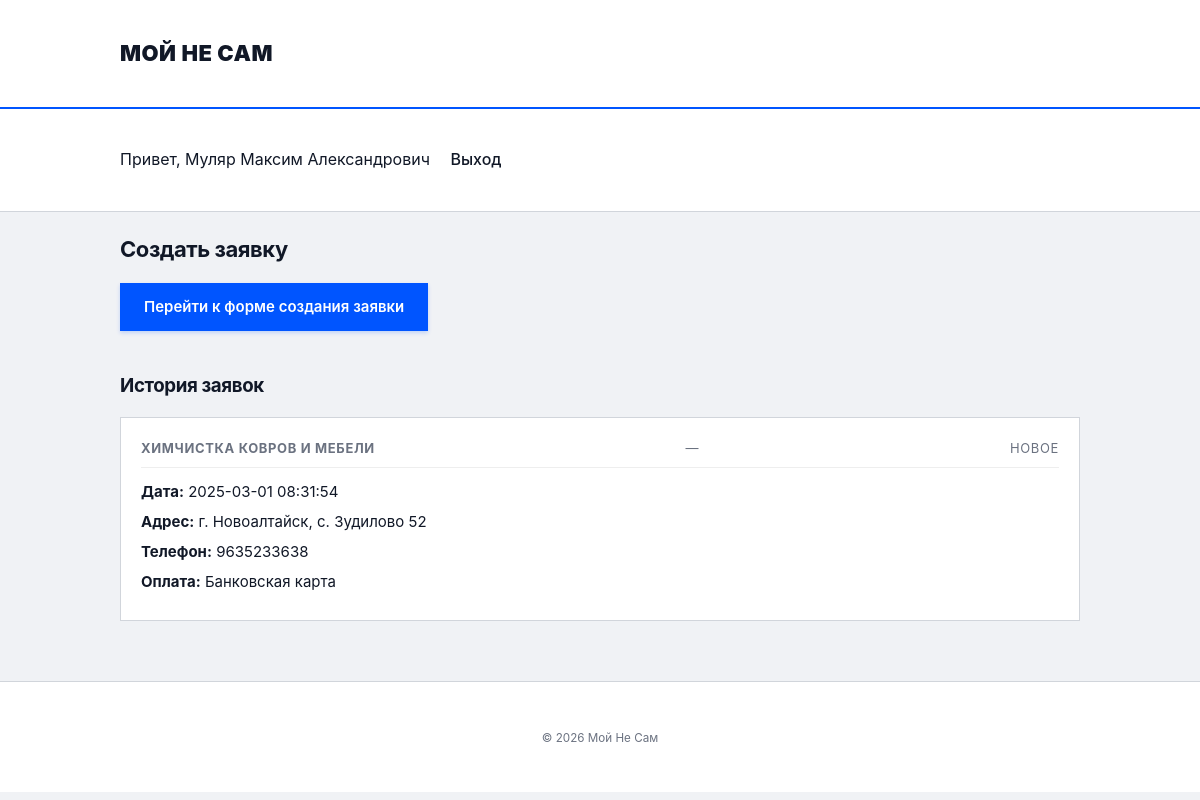
The app's page /create_request.php (signed in) with its own data.
### tables this page shows
CREATE TABLE `request` (
  `id` int(11) NOT NULL,
  `id_user` int(11) DEFAULT NULL,
  `id_services` int(11) DEFAULT NULL,
  `id_status` int(11) DEFAULT NULL,
  `id_oplata` int(11) DEFAULT NULL,
  `datetime` datetime NOT NULL,
  `adress` varchar(255) NOT NULL,
  `user_phone` varchar(20) NOT NULL
);

CREATE TABLE `services` (
  `id` int(11) NOT NULL,
  `code` varchar(50) NOT NULL,
  `name` varchar(255) NOT NULL
);

CREATE TABLE `status` (
  `id` int(11) NOT NULL,
  `code` varchar(10) NOT NULL,
  `name` varchar(255) NOT NULL,
  `comment` varchar(255) NOT NULL
);

CREATE TABLE `oplata` (
  `id` int(11) NOT NULL,
  `code` varchar(10) NOT NULL,
  `name` varchar(255) NOT NULL
);

### create_request.php (the view, shortened to what this page needs)
<?php
require_once __DIR__ . '/includes/db.php';
require_once __DIR__ . '/templates/header.php';
$userId = $_SESSION['user']['id'];
$historyStmt = $pdo->prepare('
    SELECT r.id, r.datetime, r.adress, r.user_phone, s.name AS service_name, st.name AS status_name, o.name AS oplata_name
    FROM request r
    LEFT JOIN services s ON r.id_services = s.id
    LEFT JOIN status st ON r.id_status = st.id
    LEFT JOIN oplata o ON r.id_oplata = o.id
    WHERE r.id_user = :uid
    ORDER BY r.id DESC
    LIMIT 50
');
$historyStmt->execute([':uid' => $userId]);
$history = $historyStmt->fetchAll();
?>
<main class="wrap">
    <h2>Создать заявку</h2>
    <p><a href="new_request.php" class="button">Перейти к форме создания заявки</a></p>
    <section class="requests-list">
        <h3>История заявок</h3>
        <?php if (empty($history)): ?>
            <p>У вас пока нет заявок.</p>
        <?php else: ?>
            <?php foreach ($history as $row): ?>
                <article class="request-item">
                    <div class="request-meta">
                        <strong><?= htmlspecialchars($row['service_name'] ?? '—', ENT_QUOTES | ENT_SUBSTITUTE, 'UTF-8') ?></strong>
                        — <span class="muted"><?= htmlspecialchars($row['status_name'] ?? '—', ENT_QUOTES | ENT_SUBSTITUTE, 'UTF-8') ?></span>
                    </div>
                    <div class="request-body">
                        <div><strong>Дата:</strong> <?= htmlspecialchars($row['datetime'], ENT_QUOTES | ENT_SUBSTITUTE, 'UTF-8') ?></div>
                        <div><strong>Адрес:</strong> <?= htmlspecialchars($row['adress'], ENT_QUOTES | ENT_SUBSTITUTE, 'UTF-8') ?></div>
                        <div><strong>Телефон:</strong> <?= htmlspecialchars($row['user_phone'], ENT_QUOTES | ENT_SUBSTITUTE, 'UTF-8') ?></div>
                        <div><strong>Оплата:</strong> <?= htmlspecialchars($row['oplata_name'] ?? '-', ENT_QUOTES | ENT_SUBSTITUTE, 'UTF-8') ?></div>
                    </div>
                </article>
            <?php endforeach; ?>
        <?php endif; ?>
    </section>
</main>
<?php require_once __DIR__ . '/templates/footer.php'; ?>

### templates/header.php (shortened to what this page needs)
<!doctype html>
<html lang="ru">
<head>
    <link rel="stylesheet" href="assets/css/style.css">
</head>
<body>
    <header class="site-header">
        <div class="wrap">
            <a class="logo" href="/">Мой Не Сам</a>
        </div>
    </header>
    <nav class="site-nav">
        <div class="wrap">
            <?php if (!empty($_SESSION['user'])): ?>
                <span class="nav-greeting">Привет, <?= htmlspecialchars($_SESSION['user']['fio'], ENT_QUOTES | ENT_SUBSTITUTE, 'UTF-8') ?></span>
                <a class="nav-link" href="logout.php">Выход</a>
            <?php else: ?>
                <a class="nav-link" href="register.php">Регистрация</a>
                <a class="nav-link" href="index.php">Вход</a>
            <?php endif; ?>
        </div>
    </nav>

### templates/footer.php (shortened to what this page needs)
    <footer class="site-footer">
        <div class="wrap">
            <small>© <?php echo date('Y'); ?> Мой Не Сам</small>
        </div>
    </footer>
</body>
</html>

### assets/css/style.css (style rules this page uses)
:root { --bg-body: #f0f2f5; --bg-surface: #ffffff; --primary: #0055ff; --primary-hover: #0044cc; --primary-light: #e6f0ff; --text-main: #111827; --text-muted: #6b7280; --border-color: #d1d5db; --border-focus: #0055ff; --error-bg: #fff5f5; --error-text: #c53030; --error-border: #fc8181; --success-bg: #f0fff4; --success-text: #276749; --success-border: #9ae6b4; --max-width: 1000px; --gap: 20px; --radius: 0px; }
*, *::before, *::after { box-sizing: border-box; }
html, body { height: 100%; margin: 0; padding: 0; }
body { font-family: 'Inter', -apple-system, BlinkMacSystemFont, 'Segoe UI', Roboto, Helvetica, Arial, sans-serif; background-color: var(--bg-body); color: var(--text-main); line-height: 1.6; -webkit-font-smoothing: antialiased; }
a { color: var(--primary); text-decoration: none; transition: color 0.2s ease; }
h1, h2, h3 { margin: 0 0 16px 0; font-weight: 700; letter-spacing: -0.02em; color: var(--text-main); }
h2 { font-size: 22px; }
.wrap, .container { max-width: var(--max-width); margin: 0 auto; padding: 20px; }
main { padding: 24px 0; }
.site-header { background: var(--bg-surface); border-bottom: 2px solid var(--primary); padding: 16px 0; }
.logo { font-size: 22px; font-weight: 900; text-transform: uppercase; color: var(--text-main); letter-spacing: 0.5px; display: inline-block; }
.site-nav { background: var(--bg-surface); border-bottom: 1px solid var(--border-color); padding: 10px 0; }
.site-nav .nav-link { display: inline-block; margin-right: 2px; padding: 8px 16px; color: var(--text-main); font-weight: 500; text-decoration: none; background: linear-gradient(to right, var(--primary) 0%, var(--primary) 100%); background-size: 0% 2px; background-repeat: no-repeat; background-position: left bottom; transition: background-size 0.3s ease, color 0.2s; }
button, .button, .btn { display: inline-block; background: var(--primary); color: #fff; border: none; padding: 12px 24px; font-size: 15px; font-weight: 600; cursor: pointer; border-radius: var(--radius); text-decoration: none; text-align: center; transition: transform 0.15s ease, background-color 0.2s ease, box-shadow 0.2s ease; box-shadow: 0 2px 4px rgba(0, 85, 255, 0.2); }
.requests-list { display: flex; flex-direction: column; gap: 16px; margin-top: 40px; }
.requests-list h3 { margin: 0; }
@media (min-width: 700px) { .requests-list { grid-template-columns: repeat(2, 1fr); } }
@media (min-width: 1000px) { .requests-list { grid-template-columns: repeat(3, 1fr); } }
.request-item, .admin-request { background: var(--bg-surface); border: 1px solid var(--border-color); padding: 20px; border-radius: var(--radius); transition: border-color 0.2s ease, transform 0.2s ease; display: flex; flex-direction: column; }
.request-meta { font-size: 13px; color: var(--text-muted); text-transform: uppercase; letter-spacing: 0.05em; margin-bottom: 12px; border-bottom: 1px solid #eee; padding-bottom: 8px; display: flex; justify-content: space-between; }
.request-body { flex-grow: 1; }
.request-body div { margin-bottom: 6px; font-size: 15px; }
.site-footer { border-top: 1px solid var(--border-color); padding: 24px 0; margin-top: 40px; text-align: center; color: var(--text-muted); background: var(--bg-surface); font-size: 14px; }
.muted { color: var(--text-muted); }

### records on screen
request: id_services.name "ХИМЧИСТКА КОВРОВ И МЕБЕЛИ", id_status.name "НОВОЕ", datetime "2025-03-01 08:31:54", adress "г. Новоалтайск, с. Зудилово 52", user_phone "9635233638", id_oplata.name "Банковская карта"

### other values on screen
$_SESSION['user']['fio'] "Муляр Максим Александрович"
